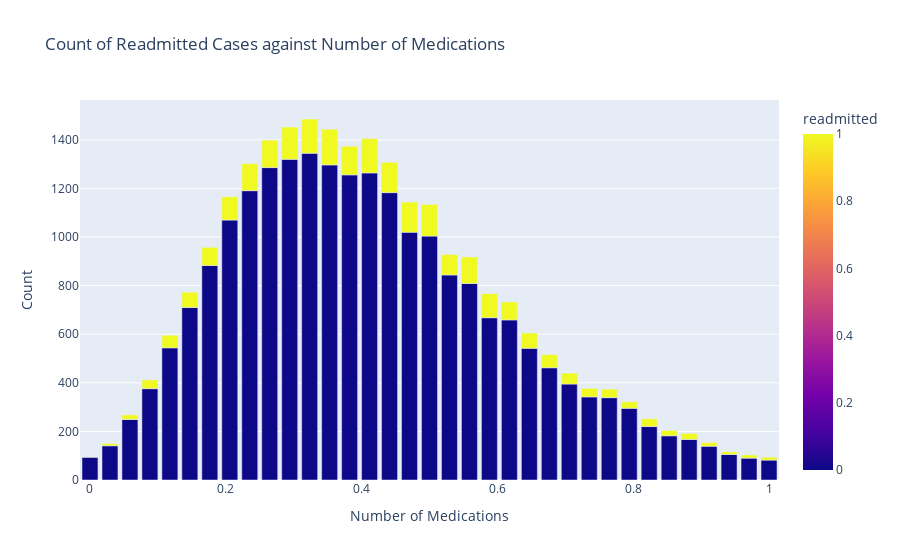

This figure's notebook cell:
### Markdown cell above
#### Plot a graph that displays the count of target variable against the number of medications.

### Code cell
# Group the data by 'num_medications' and 'readmitted', and count occurrences
grouped_df = df.groupby(['num_medications', 'readmitted']).size().reset_index(name='count')

# Create an interactive bar plot using Plotly Express
fig = px.bar(grouped_df, x='num_medications', y='count', color='readmitted',
             title='Count of Readmitted Cases against Number of Medications',
             labels={'count': 'Count', 'num_medications': 'Number of Medications'},
             color_discrete_map={'NO': 'lightblue', '>30': 'lightgreen', '<30': 'lightcoral'})

fig.update_layout(xaxis_title='Number of Medications', yaxis_title='Count')
fig.show()

### Figure 1 — Plotly figure (JSON) as saved in the notebook; plotly's stock layout.template omitted (floating-point values rounded to 4 significant figures)
{"data": [{"alignmentgroup": "True", "hovertemplate": "Number of Medications=%{x}<br>Count=%{y}<br>readmitted=%{marker.color}<extra></extra>", "legendgroup": "", "marker": {"color": [0, 1, 0, 1, 0, 1, 0, 1, 0, 1, 0, 1, 0, 1, 0, 1, 0, 1, 0, 1, 0, 1, 0, 1, 0, 1, 0, 1, 0, 1, 0, 1, 0, 1, 0, 1, 0, 1, 0, 1, 0, 1, 0, 1, 0, 1, 0, 1, 0, 1, 0, 1, 0, 1, 0, 1, 0, 1, 0, 1, 0, 1, 0, 1, 0, 1, 0, 1, 0, 1], "coloraxis": "coloraxis", "pattern": {"shape": ""}}, "name": "", "offsetgroup": "", "orientation": "v", "showlegend": false, "textposition": "auto", "type": "bar", "x": [0, 0, 0.02941, 0.02941, 0.05882, 0.05882, 0.08824, 0.08824, 0.1176, 0.1176, 0.1471, 0.1471, 0.1765, 0.1765, 0.2059, 0.2059, 0.2353, 0.2353, 0.2647, 0.2647, 0.2941, 0.2941, 0.3235, 0.3235, 0.3529, 0.3529, 0.3824, 0.3824, 0.4118, 0.4118, 0.4412, 0.4412, 0.4706, 0.4706, 0.5, 0.5, 0.5294, 0.5294, 0.5588, 0.5588, 0.5882, 0.5882, 0.6176, 0.6176, 0.6471, 0.6471, 0.6765, 0.6765, 0.7059, 0.7059, 0.7353, 0.7353, 0.7647, 0.7647, 0.7941, 0.7941, 0.8235, 0.8235, 0.8529, 0.8529, 0.8824, 0.8824, 0.9118, 0.9118, 0.9412, 0.9412, 0.9706, 0.9706, 1, 1], "xaxis": "x", "y": [94, 1, 141, 9, 249, 19, 376, 36, 544, 52, 710, 63, 883, 75, 1070, 96, 1191, 111, 1286, 113, 1320, 133, 1345, 141, 1297, 147, 1256, 118, 1264, 141, 1183, 125, 1020, 124, 1004, 130, 844, 84, 809, 109, 668, 99, 659, 74, 542, 63, 462, 54, 395, 45, 342, 35, 339, 35, 295, 27, 220, 32, 182, 22, 167, 25, 139, 15, 105, 11, 90, 13, 82, 12], "yaxis": "y"}], "layout": {"barmode": "relative", "coloraxis": {"colorbar": {"title": {"text": "readmitted"}}, "colorscale": [[0, "#0d0887"], [0.1111, "#46039f"], [0.2222, "#7201a8"], [0.3333, "#9c179e"], [0.4444, "#bd3786"], [0.5556, "#d8576b"], [0.6667, "#ed7953"], [0.7778, "#fb9f3a"], [0.8889, "#fdca26"], [1, "#f0f921"]]}, "legend": {"tracegroupgap": 0}, "title": {"text": "Count of Readmitted Cases against Number of Medications"}, "xaxis": {"anchor": "y", "domain": [0, 1], "title": {"text": "Number of Medications"}}, "yaxis": {"anchor": "x", "domain": [0, 1], "title": {"text": "Count"}}}}
